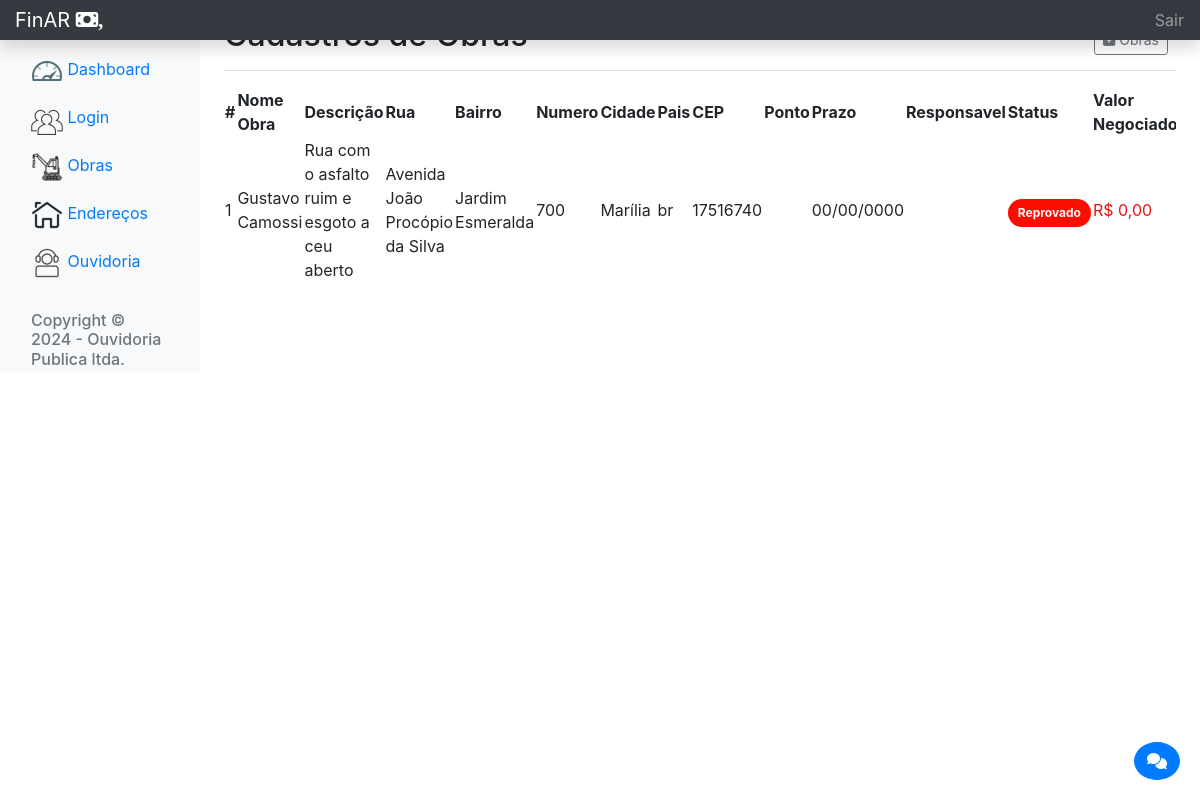
Page /index.php/obra on the committed database.
### tables this page shows
CREATE TABLE `obra` (
  `id_obra` int(11) NOT NULL,
  `nome_obra` varchar(50) NOT NULL,
  `descricao` varchar(120) NOT NULL,
  `id_endereco` int(11) NOT NULL,
  `ponto` varchar(30) NOT NULL,
  `prazo` date NOT NULL,
  `responsavel` varchar(50) NOT NULL,
  `aprovado` char(1) NOT NULL,
  `valor_programado` decimal(10,4) NOT NULL,
  `valor_final` decimal(10,4) NOT NULL,
  `user_finalizado` varchar(80) NOT NULL
);

CREATE TABLE `endereco` (
  `id_endereco` int(11) NOT NULL,
  `cep` char(9) NOT NULL,
  `bairro` varchar(80) NOT NULL,
  `rua` varchar(80) NOT NULL,
  `numero` char(4) NOT NULL,
  `cidade` varchar(60) NOT NULL,
  `pais` char(5) NOT NULL
);

### application/controllers/Obra.php (called while the page is built, shortened)
<?php
class Obra extends CI_Controller {
    public function __construct()
    {
		$this->load->model("obra_model");
    }
	public function index()
	{
		$data["obras"] =  $this->obra_model->index();
		$data["title"] = "Obras - FinAR";
		if($this->session->userdata('log')!="logged"){
			$this->load->view('templates/header',$data);
			$this->load->view('templates/nav-top',$data);
			$this->load->view('pages/obra',$data);
			$this->load->view('templates/footer',$data);
			$this->load->view('templates/js',$data);
		}else{
			$this->load->view('templates/header',$data);
			$this->load->view('templates/nav-top',$data);
			$this->load->view('pages/obra',$data);
			$this->load->view('templates/footer',$data);
			$this->load->view('templates/js',$data);
		}
	}
}

### index.php (called while the page is built, shortened)
<?php
require_once BASEPATH.'core/CodeIgniter.php';

### application/models/obra_model.php (called while the page is built, shortened)
<?php
class Obra_model extends CI_Model {
    public function index()
    {
        return $this->db->query("SELECT *,
        CASE
            WHEN aprovado = 'F' THEN 'Reprovado'
            WHEN aprovado = 'T' THEN 'Aprovado'
            WHEN aprovado = 'C' THEN 'Finalizado'
            ELSE 'Indefinido'
        END AS status_obra,
        DATE_FORMAT(obra.prazo, '%d/%m/%Y') AS data_formatada,
        endereco.rua,
        endereco.bairro,
        endereco.numero,
        endereco.cidade,
        endereco.pais,
        endereco.cep,
        (obra.valor_final - obra.valor_programado) AS diferenca_valor
    FROM obra
    LEFT JOIN endereco ON endereco.id_endereco = obra.id_endereco;
    ")->result_array();
    }
}

### application/views/pages/obra.php (the view, shortened to what this page needs)
<main role="main" class="col-md-9 ml-sm-auto col-lg-10 px-4">
    <link rel="stylesheet" href="https://cdn.datatables.net/2.0.2/css/dataTables.dataTables.css">
    <div class="d-flex justify-content-between flex-wrap flex-md-nowrap align-items-center pt-3 pb-2 mb-3 border-bottom">
        <link rel="stylesheet" href="https://cdnjs.cloudflare.com/ajax/libs/font-awesome/6.0.0-beta3/css/all.min.css">
        <h1 class="h2">Cadastros de Obras</h1>
        <div class="btn-group mr-2">
            <a href="<?= base_url() ?>obra/cadastro" class="btn btn-sm btn-outline-secondary"><i class="fas fa-plus-square"></i> Obras</a>
        </div>
    </div>
    <div class="table-responsive">
        <table class="row-border" id="produtos">
            <thead>
                <tr>
                    <th>#</th>
                    <th>Nome Obra</th>
                    <th>Descrição</th>
                    <th>Rua</th>
                    <th>Bairro</th>
                    <th>Numero</th>
                    <th>Cidade</th>
                    <th>Pais</th>
                    <th>CEP</th>
                    <th>Ponto</th>
                    <th>Prazo</th>
                    <th>Responsavel</th>
                    <th>Status</th>
                    <th>Valor Negociado</th>
                </tr>
            </thead>
            <tbody>
            <?php foreach($obras as $obras) : ?>
            <tr>
                <td><?= $obras['id_obra'] ?></td>
                <td><?= $obras['nome_obra'] ?></td>
                <td><?= $obras['descricao'] ?></td>
                <td><?= $obras['rua'] ?></td>
                <td><?= $obras['bairro'] ?></td>
                <td><?= $obras['numero'] ?></td>
                <td><?= $obras['cidade'] ?></td>
                <td><?= $obras['pais'] ?></td>
                <td><?= $obras['cep'] ?></td>
                <td><?= $obras['ponto'] ?></td>
                <td><?= $obras['data_formatada'] ?></td>
                <td><?= $obras['responsavel'] ?></td>
                <?php if($obras['aprovado'] == 'T') : ?>
                <td><span class="badge badge-pill pull-right" style="background-color: #00ff42; color: #fbfbfb; padding: 8px 10px; margin-top: 5px;">Aprovado</span></td>
                <?php elseif($obras['aprovado'] == 'C') : ?>
                    <td><span class="badge badge-pill pull-right" style="background-color: #0070ff; color: #fbfbfb; padding: 8px 10px; margin-top: 5px;">Finalizado</span></td>
                <?php else :?>
                <td><span class="badge badge-pill pull-right" style="background-color: #ff0c00; color: #fbfbfb; padding: 8px 10px; margin-top: 5px;">Reprovado</span></td>
                <?php endif; ?>
                <td style="color: #e81515;">R$ <?= number_format($obras['valor_programado'], 2, ",", ".") ?></td>
            </tr>
            <?php endforeach; ?>
        </tbody>
        </table>
    </div>
    <button id="chatbot-button" class="btn btn-primary rounded-circle">
        <i class="fas fa-comments"></i>
    </button>
</main>

### application/views/templates/header.php (shortened to what this page needs)
<!DOCTYPE html>
<html lang="en">
<head>
	<link rel="stylesheet" href="https://stackpath.bootstrapcdn.com/bootstrap/4.4.1/css/bootstrap.min.css">
	<link rel="stylesheet" href="https://getbootstrap.com/docs/4.4/examples/dashboard/dashboard.css">
</head>
<body>

### application/views/templates/nav-top.php (shortened to what this page needs)
<nav class="navbar navbar-dark fixed-top bg-dark flex-md-nowrap p-0 shadow">
  <a class="navbar-brand col-sm-3 col-md-2 mr-0" href="#">FinAR <i class="fa-solid fa-money-bill">, <?php echo $this->session->userdata('name'); ?></i></a>
  <ul class="navbar-nav px-3">
    <li class="nav-item text-nowrap">
      <a class="nav-link" href="<?=base_url()?>login">Sair</a>
    </li>
  </ul>
</nav>
<div class="container-fluid">
  <div class="row">
    <nav class="col-md-2 d-none d-md-block bg-light sidebar">
      <div class="sidebar-sticky">
        <h6 class="sidebar-heading d-flex justify-content-between align-items-center px-3 mt-4 mb-1 text-muted">
          <span>Menu</span>
        </h6>
        <ul class="nav flex-column">
          <li class="nav-item">
            <a class="nav-link" href="<?= base_url() ?>dashboard">
              <span data-feather="file"><img src="\finar\imagens\Dashboard_40953.png"></span>
              Dashboard
            </a>
          </li>
          <li class="nav-item">
            <a class="nav-link" href="<?= base_url() ?>CadastroLogin">
              <span data-feather="file"><img src="\finar\imagens\users_21945.png"></span>
              Login
            </a>
          </li>
					<li class="nav-item">
            <a class="nav-link" href="<?= base_url() ?>obra">
              <span data-feather="file"><img src="\finar\imagens\obras.png"></span>
              Obras
            </a>
          </li>
          <li class="nav-item">
            <a class="nav-link" href="<?= base_url() ?>endereco">
              <span data-feather="file"><img src="\finar\imagens\house.png"></span>
              Endereços
            </a>
          <li class="nav-item">
            <a class="nav-link" href="<?= base_url() ?>Ouvidoria  ">
              <span data-feather="file"><img src="\finar\imagens\ouvidoria.png"></span>
              Ouvidoria
            </a>
          <h6 class="sidebar-heading d-flex justify-content-between align-items-center px-3 mt-4 mb-1 text-muted">
          <span>Copyright © 2024 - Ouvidoria Publica ltda.</span>
        </h6>
        </ul>
      </div>
    </nav>

### application/views/templates/footer.php
</div>
</div>

### application/views/templates/js.php (shortened to what this page needs)
</body>
</html>

### application/views/pages/obra.php (style rules this page uses)
#chatbot-button { position: fixed; bottom: 20px; right: 20px; z-index: 1000; }

### rows in the picture
obra: id_obra "1", nome_obra "Gustavo Camossi", descricao "Rua com o asfalto ruim e esgoto a ceu aberto", id_endereco.rua "Avenida João Procópio da Silva", id_endereco.bairro "Jardim Esmeralda", id_endereco.numero "700", id_endereco.cidade "Marília", id_endereco.pais "br", id_endereco.cep "17516740", data_formatada "00/00/0000", aprovado "Reprovado", valor_programado "0,00"
